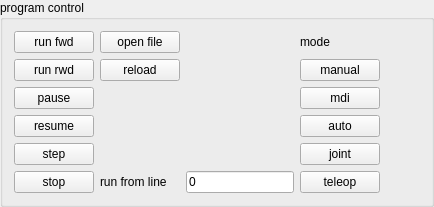
           <widget class="QGroupBox" name="groupBox_2">
            <property name="minimumSize">
             <size>
              <width>0</width>
              <height>0</height>
             </size>
            </property>
            <property name="title">
             <string>program control</string>
            </property>
            <layout class="QGridLayout" name="gridLayout_12">
             <item row="0" column="1">
              <layout class="QGridLayout" name="gridLayout_5">
               <item row="2" column="2">
                <widget class="QPushButton" name="pushButton_mode_manual">
                 <property name="sizePolicy">
                  <sizepolicy hsizetype="Preferred" vsizetype="Preferred">
                   <horstretch>0</horstretch>
                   <verstretch>0</verstretch>
                  </sizepolicy>
                 </property>
                 <property name="text">
                  <string>manual</string>
                 </property>
                 <property name="checkable">
                  <bool>false</bool>
                 </property>
                </widget>
               </item>
               <item row="1" column="0">
                <widget class="QPushButton" name="pushButton_open_file">
                 <property name="sizePolicy">
                  <sizepolicy hsizetype="Preferred" vsizetype="Preferred">
                   <horstretch>0</horstretch>
                   <verstretch>0</verstretch>
                  </sizepolicy>
                 </property>
                 <property name="text">
                  <string>open file</string>
                 </property>
                </widget>
               </item>
               <item row="5" column="2">
                <widget class="QPushButton" name="pushButton_mode_auto">
                 <property name="sizePolicy">
                  <sizepolicy hsizetype="Preferred" vsizetype="Preferred">
                   <horstretch>0</horstretch>
                   <verstretch>0</verstretch>
                  </sizepolicy>
                 </property>
                 <property name="text">
                  <string>auto</string>
                 </property>
                 <property name="checkable">
                  <bool>false</bool>
                 </property>
                </widget>
               </item>
               <item row="4" column="2">
                <widget class="QPushButton" name="pushButton_mode_mdi">
                 <property name="sizePolicy">
                  <sizepolicy hsizetype="Preferred" vsizetype="Preferred">
                   <horstretch>0</horstretch>
                   <verstretch>0</verstretch>
                  </sizepolicy>
                 </property>
                 <property name="text">
                  <string>mdi</string>
                 </property>
                 <property name="checkable">
                  <bool>false</bool>
                 </property>
                </widget>
               </item>
               <item row="1" column="2">
                <widget class="QLabel" name="label_7">
                 <property name="text">
                  <string>mode</string>
                 </property>
                </widget>
               </item>
               <item row="9" column="2">
                <widget class="QPushButton" name="pushButton_mode_joint">
                 <property name="text">
                  <string>joint</string>
                 </property>
                </widget>
               </item>
               <item row="2" column="0">
                <widget class="QPushButton" name="pushButton_reload_file">
                 <property name="text">
                  <string>reload</string>
                 </property>
                </widget>
               </item>
               <item row="10" column="2">
                <widget class="QPushButton" name="pushButton_mode_teleop">
                 <property name="text">
                  <string>teleop</string>
                 </property>
                </widget>
               </item>
               <item row="10" column="1">
                <widget class="QLineEdit" name="lineEdit_run_from_line">
                 <property name="sizePolicy">
                  <sizepolicy hsizetype="Preferred" vsizetype="Preferred">
                   <horstretch>0</horstretch>
                   <verstretch>0</verstretch>
                  </sizepolicy>
                 </property>
                 <property name="text">
                  <string>0</string>
                 </property>
                </widget>
               </item>
               <item row="10" column="0">
                <widget class="QLabel" name="label_6">
                 <property name="text">
                  <string>run from line</string>
                 </property>
                </widget>
               </item>
              </layout>
             </item>
             <item row="0" column="0">
              <layout class="QGridLayout" name="gridLayout_3">
               <item row="3" column="1">
                <widget class="QPushButton" name="pushButton_run_forward">
                 <property name="sizePolicy">
                  <sizepolicy hsizetype="Preferred" vsizetype="Preferred">
                   <horstretch>0</horstretch>
                   <verstretch>0</verstretch>
                  </sizepolicy>
                 </property>
                 <property name="text">
                  <string>run fwd</string>
                 </property>
                </widget>
               </item>
               <item row="5" column="1">
                <widget class="QPushButton" name="pushButton_pause">
                 <property name="sizePolicy">
                  <sizepolicy hsizetype="Preferred" vsizetype="Preferred">
                   <horstretch>0</horstretch>
                   <verstretch>0</verstretch>
                  </sizepolicy>
                 </property>
                 <property name="text">
                  <string>pause</string>
                 </property>
                </widget>
               </item>
               <item row="6" column="1">
                <widget class="QPushButton" name="pushButton_resume">
                 <property name="sizePolicy">
                  <sizepolicy hsizetype="Preferred" vsizetype="Preferred">
                   <horstretch>0</horstretch>
                   <verstretch>0</verstretch>
                  </sizepolicy>
                 </property>
                 <property name="text">
                  <string>resume</string>
                 </property>
                </widget>
               </item>
               <item row="4" column="1">
                <widget class="QPushButton" name="pushButton_backward">
                 <property name="sizePolicy">
                  <sizepolicy hsizetype="Preferred" vsizetype="Preferred">
                   <horstretch>0</horstretch>
                   <verstretch>0</verstretch>
                  </sizepolicy>
                 </property>
                 <property name="text">
                  <string>run rwd</string>
                 </property>
                </widget>
               </item>
               <item row="9" column="1">
                <widget class="QPushButton" name="pushButton_stop">
                 <property name="sizePolicy">
                  <sizepolicy hsizetype="Preferred" vsizetype="Preferred">
                   <horstretch>0</horstretch>
                   <verstretch>0</verstretch>
                  </sizepolicy>
                 </property>
                 <property name="text">
                  <string>stop</string>
                 </property>
                </widget>
               </item>
               <item row="7" column="1">
                <widget class="QPushButton" name="pushButton_step">
                 <property name="sizePolicy">
                  <sizepolicy hsizetype="Preferred" vsizetype="Preferred">
                   <horstretch>0</horstretch>
                   <verstretch>0</verstretch>
                  </sizepolicy>
                 </property>
                 <property name="text">
                  <string>step</string>
                 </property>
                </widget>
               </item>
              </layout>
             </item>
             <item row="0" column="2">
              <spacer name="horizontalSpacer_4">
               <property name="orientation">
                <enum>Qt::Horizontal</enum>
               </property>
               <property name="sizeHint" stdset="0">
                <size>
                 <width>40</width>
                 <height>20</height>
                </size>
               </property>
              </spacer>
             </item>
            </layout>
           </widget>
